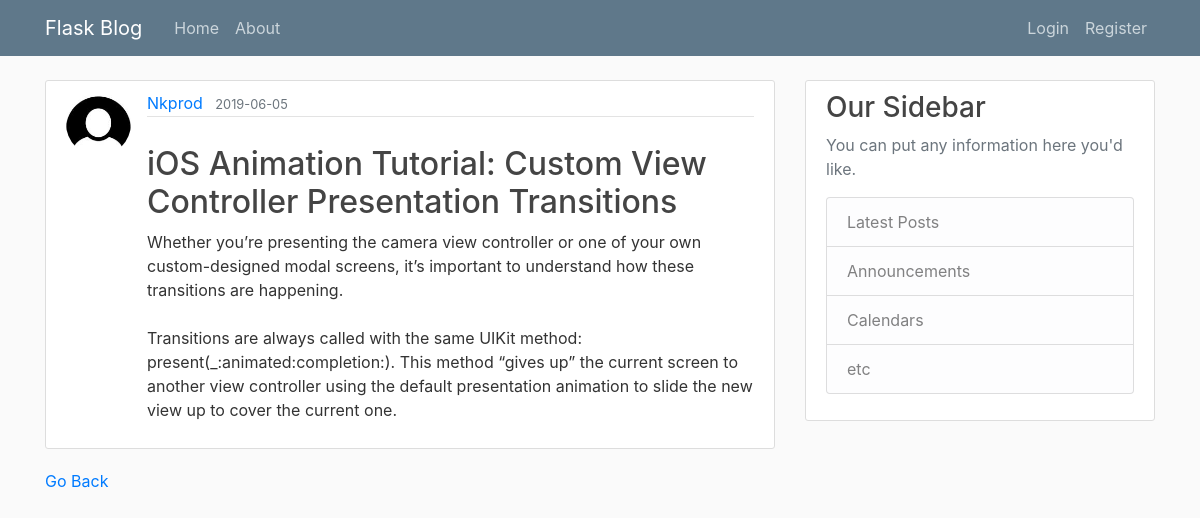
Screenshot of /post/3 with the database file from the repository.
### application/models.py (models this page shows, shortened)
class User(db.Model, UserMixin):
    id = db.Column(db.Integer, primary_key=True)
    username = db.Column(db.String(20), unique=True, nullable=False)
    email = db.Column(db.String(120), unique=True, nullable=False)
    image_file = db.Column(db.String(20), nullable=False, default='default.jpg')
    password = db.Column(db.String(60), nullable=False)
    posts = db.relationship('Post', backref='author', lazy=True)

class Post(db.Model):
    id = db.Column(db.Integer, primary_key=True)
    title = db.Column(db.String(100), nullable=False)
    date_posted = db.Column(db.DateTime, default=datetime.utcnow)
    content = db.Column(db.Text, nullable=False)
    user_id = db.Column(db.Integer, db.ForeignKey('user.id'), nullable=False)

### application/routes.py (the view)
@app.route("/post/<int:post_id>")
def post(post_id):
    post = Post.query.get_or_404(post_id)
    return render_template('post.html', title=post.title, post=post)

### application/templates/post.html (shortened to what this page needs)
{% extends "layout.html" %}
{% block body%}
    <article class="media content-section">
        <img class="rounded-circle article-img" src="{{ url_for('static', filename='pictures/' + post.author.image_file) }}">
        <div class="media-body">
            <div class="article-metadata">
                <a class="mr-2" href="#">{{ post.author.username }}</a>
                <small class="text-muted">{{ post.date_posted.strftime('%Y-%m-%d') }}</small>
            </div>
            <br />
            <h2 class="article-title">{{ title }}</h2>
            <p class="article-content">{{ post.content }}</p>
        </div>
    </article>
<a href="{{ url_for('about') }}">Go Back</a>
{% endblock %}

### application/static/main.css (style rules this page uses)
body { background: #fafafa; color: #333333; margin-top: 5rem; }
h1, h2, h3, h4, h5, h6 { color: #444444; }
.content-section { background: #ffffff; padding: 10px 20px; border: 1px solid #dddddd; border-radius: 3px; margin-bottom: 20px; }
.article-title { color: #444444; }
.article-content { white-space: pre-line; }
.article-img { height: 65px; width: 65px; margin-right: 16px; }
.article-metadata { padding-bottom: 1px; margin-bottom: 4px; border-bottom: 1px solid #e3e3e3 }

### rows the page displays
User: image_file (picture), author.username "Nkprod"
Post: date_posted "2019-06-05", title "iOS Animation Tutorial: Custom View Controller Presentation Transitions", content "Whether you’re presenting the camera view controller or one of your own custom-designed modal screens, it’s important to understand how these transitions are happening. Transitions are always called with the same UIKit method: present(_:animated:completion:). This method “gives up” the current screen to another view controller using the default presentation animation to slide the new view up to cover the current one."
